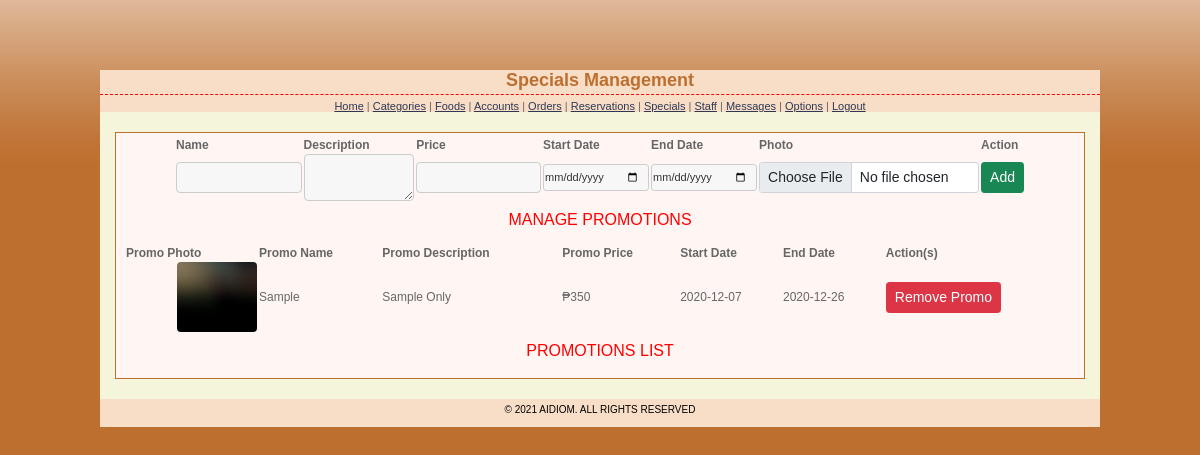
Screenshot of /admin/specials.php (signed in) with the database file from the repository.
### tables this page shows
CREATE TABLE `specials` (
  `special_id` int(15) NOT NULL,
  `special_name` varchar(25) NOT NULL,
  `special_description` text NOT NULL,
  `special_price` float NOT NULL,
  `special_start_date` date NOT NULL,
  `special_end_date` date NOT NULL,
  `special_photo` text NOT NULL
);

CREATE TABLE `currencies` (
  `currency_id` int(5) NOT NULL,
  `currency_symbol` varchar(15) NOT NULL,
  `flag` int(1) NOT NULL
);

### admin/specials.php (the view, shortened to what this page needs)
<?php require_once('../includes/connection.php'); ?>
<?php
$result = mysqli_query($conn, "SELECT * FROM specials")
	or die("There are no records to display ... \n" . mysqli_error());
?>
<?php
$flag_1 = 1;
$currencies = mysqli_query($conn, "SELECT * FROM currencies WHERE flag='$flag_1'")
	or die("A problem has occured ... \n" . "Our team is working on it at the moment ... \n" . "Please check back after few hours.");
?>
<!DOCTYPE html PUBLIC "-//W3C//DTD XHTML 1.0 Transitional//EN" "http://www.w3.org/TR/xhtml1/DTD/xhtml1-transitional.dtd">
<html xmlns="http://www.w3.org/1999/xhtml">
<head>
	<?php $pageTitle = "Specials";
	include 'page_title_scripts/admin_title_scripts.php'
	?>
</head>
<body>
	<div id="page">
		<div id="header">
			<h1>Specials Management</h1>
			<a href="index.php">Home</a> | <a href="categories.php">Categories</a>
			| <a href="foods.php">Foods</a> | <a href="accounts.php">Accounts</a>
			| <a href="orders.php">Orders</a> | <a href="reservations.php">Reservations</a>
			| <a href="specials.php">Specials</a> | <a href="allocation.php">Staff</a>
			| <a href="messages.php">Messages</a> | <a href="options.php">Options</a>
			| <a href="logout.php">Logout</a>
		</div>
		<div id="container">
			<table width="850" align="center">
				<caption>
					<h3 class="fs-6 text-center">MANAGE PROMOTIONS</h3>
				</caption>
				<form name="specialsForm" id="specialsForm" action="specials-exec.php" method="post" enctype="multipart/form-data" onsubmit="return specialsValidate(this)">
					<tr>
						<th>Name</th>
						<th>Description</th>
						<th>Price</th>
						<th>Start Date</th>
						<th>End Date</th>
						<th>Photo</th>
						<th>Action</th>
					</tr>
					<tr>
						<td><input type="text" name="name" id="name" class="textfield form-control" required /></td>
						<td><textarea name="description" id="description" class="textfield form-control" rows="2" cols="15"required></textarea></td>
						<td><input type="text" name="price" id="price" class="textfield form-control " required/></td>
						<td><input type="date" name="start_date" id="start_date" class="textfield form-control form-control-sm" /></td>
						<td><input type="date" name="end_date" id="end_date" class="textfield form-control form-control-sm" /></td>
						<td><input type="file" name="photo"class="form-control form-control-sm" id="photo formFileSm" /></td>
						<td><input type="submit" name="Submit" value="Add" class="btn btn-sm btn-success"/></td>
					</tr>
				</form>
			</table>
			<table width="950" align="center">
				<caption>
					<h3 class="fs-6 text-center">PROMOTIONS LIST</h3>
				</caption>
				<tr>
					<th>Promo Photo</th>
					<th>Promo Name</th>
					<th>Promo Description</th>
					<th>Promo Price</th>
					<th>Start Date</th>
					<th>End Date</th>
					<th>Action(s)</th>
				</tr>
				<?php
				$symbol = mysqli_fetch_assoc($currencies);
				while ($row = mysqli_fetch_array($result)) {
					echo "<tr>";
					echo '<td><img src=../images/' . $row['special_photo'] . ' width="80" height="70" class="rounded float-end mr-4"></td>';
					echo "<td>" . $row['special_name'] . "</td>";
					echo "<td width='180' align='left'>" . $row['special_description'] . "</td>";
					echo "<td>" . $symbol['currency_symbol'] . "" . $row['special_price'] . "</td>";
					echo "<td>" . $row['special_start_date'] . "</td>";
					echo "<td>" . $row['special_end_date'] . "</td>";
					echo '<td><a href="delete-special.php?id=' . $row['special_id'] . '" class="btn btn-sm btn-danger">Remove Promo</a></td>';
					echo "</tr>";
				}
				?>
			</table>
		</div>
		<?php include 'footer.php'; ?>
	</div>
</body>
</html>

### admin/stylesheets/admin_styles.css (style rules this page uses)
body { font: 11px Verdana, Arial, Helvetica, sans-serif; color: #666666; margin: 0px; padding: 20px 10px 0px; background:#bd6f2f url(../base-bg.gif) repeat-x top; }
.textfield { font-size: 11px; color: #333333; background: #F7F7F7; border: 1px solid #CCCCCC; padding-left: 1px; }
h1 { color: #bd6f2f; margin: 0px 0px 5px; padding: 0px 0px 3px; font: bold 18px Verdana, Arial, Helvetica, sans-serif; border-bottom: 1px dashed red; text-align:center; }
h3 { color:red; }
a { color: #2D3954; font-size: 11px; }
th { font-weight: bold; text-align: left; }
#page { width:1000px; margin:0 auto; margin-top:50px; padding-top:0px; background: beige; height:auto; }
#header { text-align:center; background:#f9dec7; }
#container { border:#bd6f2f solid 1px; padding:4px 6px 2px 6px; width:970px; margin:0 auto; background:#fff6f3; font-size:12px; text-align:justify; margin-top:20px; }

### rows the page displays
specials: special_photo (picture), special_name "Sample", special_description "Sample Only", special_price "350", special_start_date "2020-12-07", special_end_date "2020-12-26"
currencies: currency_symbol "₱"
